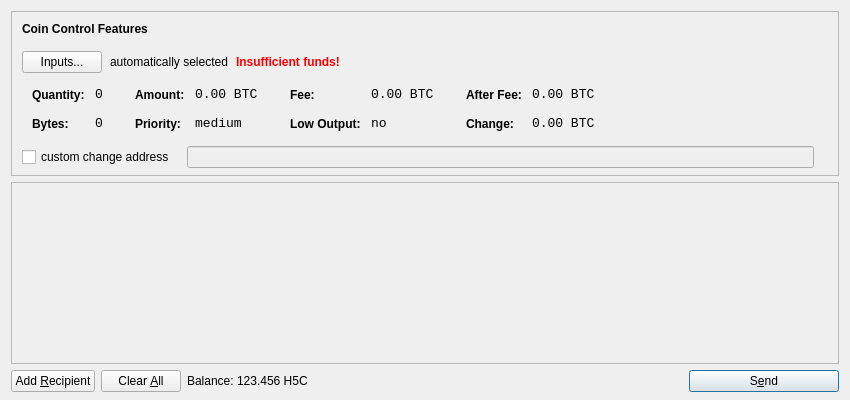
<?xml version="1.0" encoding="UTF-8"?>
<ui version="4.0">
 <class>SendCoinsDialog</class>
 <widget class="QDialog" name="SendCoinsDialog">
  <property name="geometry">
   <rect>
    <x>0</x>
    <y>0</y>
    <width>850</width>
    <height>400</height>
   </rect>
  </property>
  <property name="windowTitle">
   <string>Send Coins</string>
  </property>
  <layout class="QVBoxLayout" name="verticalLayout" stretch="0,1,0">
   <property name="bottomMargin">
    <number>8</number>
   </property>
   <item>
    <widget class="QFrame" name="frameCoinControl">
     <property name="sizePolicy">
      <sizepolicy hsizetype="Expanding" vsizetype="Expanding">
       <horstretch>0</horstretch>
       <verstretch>0</verstretch>
      </sizepolicy>
     </property>
     <property name="maximumSize">
      <size>
       <width>16777215</width>
       <height>16777215</height>
      </size>
     </property>
     <property name="frameShape">
      <enum>QFrame::StyledPanel</enum>
     </property>
     <property name="frameShadow">
      <enum>QFrame::Sunken</enum>
     </property>
     <layout class="QVBoxLayout" name="verticalLayoutCoinControl2">
      <property name="spacing">
       <number>-1</number>
      </property>
      <property name="leftMargin">
       <number>0</number>
      </property>
      <property name="topMargin">
       <number>0</number>
      </property>
      <property name="rightMargin">
       <number>0</number>
      </property>
      <property name="bottomMargin">
       <number>6</number>
      </property>
      <item>
       <layout class="QVBoxLayout" name="verticalLayoutCoinControl" stretch="0,0,0,0,1">
        <property name="spacing">
         <number>0</number>
        </property>
        <property name="leftMargin">
         <number>10</number>
        </property>
        <property name="topMargin">
         <number>10</number>
        </property>
        <item>
         <layout class="QHBoxLayout" name="horizontalLayoutCoinControl1">
          <property name="bottomMargin">
           <number>15</number>
          </property>
          <item>
           <widget class="QLabel" name="labelCoinControlFeatures">
            <property name="sizePolicy">
             <sizepolicy hsizetype="Preferred" vsizetype="Maximum">
              <horstretch>0</horstretch>
              <verstretch>0</verstretch>
             </sizepolicy>
            </property>
            <property name="font">
             <font>
              <weight>75</weight>
              <bold>true</bold>
             </font>
            </property>
            <property name="styleSheet">
             <string notr="true">font-weight:bold;</string>
            </property>
            <property name="text">
             <string>Coin Control Features</string>
            </property>
           </widget>
          </item>
         </layout>
        </item>
        <item>
         <layout class="QHBoxLayout" name="horizontalLayoutCoinControl2" stretch="0,0,0,0">
          <property name="spacing">
           <number>8</number>
          </property>
          <property name="bottomMargin">
           <number>10</number>
          </property>
          <item>
           <widget class="QPushButton" name="pushButtonCoinControl">
            <property name="styleSheet">
             <string notr="true"/>
            </property>
            <property name="text">
             <string>Inputs...</string>
            </property>
           </widget>
          </item>
          <item>
           <widget class="QLabel" name="labelCoinControlAutomaticallySelected">
            <property name="text">
             <string>automatically selected</string>
            </property>
            <property name="margin">
             <number>5</number>
            </property>
           </widget>
          </item>
          <item>
           <widget class="QLabel" name="labelCoinControlInsuffFunds">
            <property name="font">
             <font>
              <weight>75</weight>
              <bold>true</bold>
             </font>
            </property>
            <property name="styleSheet">
             <string notr="true">color:red;font-weight:bold;</string>
            </property>
            <property name="text">
             <string>Insufficient funds!</string>
            </property>
            <property name="margin">
             <number>5</number>
            </property>
           </widget>
          </item>
          <item>
           <spacer name="horizontalSpacerCoinControl">
            <property name="orientation">
             <enum>Qt::Horizontal</enum>
            </property>
            <property name="sizeHint" stdset="0">
             <size>
              <width>40</width>
              <height>1</height>
             </size>
            </property>
           </spacer>
          </item>
         </layout>
        </item>
        <item>
         <widget class="QWidget" name="widgetCoinControl" native="true">
          <property name="sizePolicy">
           <sizepolicy hsizetype="Preferred" vsizetype="Preferred">
            <horstretch>0</horstretch>
            <verstretch>0</verstretch>
           </sizepolicy>
          </property>
          <property name="minimumSize">
           <size>
            <width>0</width>
            <height>0</height>
           </size>
          </property>
          <property name="styleSheet">
           <string notr="true"/>
          </property>
          <layout class="QHBoxLayout" name="horizontalLayoutCoinControl5">
           <property name="margin">
            <number>0</number>
           </property>
           <item>
            <layout class="QHBoxLayout" name="horizontalLayoutCoinControl3" stretch="0,0,0,1">
             <property name="spacing">
              <number>20</number>
             </property>
             <property name="topMargin">
              <number>0</number>
             </property>
             <property name="bottomMargin">
              <number>10</number>
             </property>
             <item>
              <layout class="QFormLayout" name="formLayoutCoinControl1">
               <property name="horizontalSpacing">
                <number>10</number>
               </property>
               <property name="verticalSpacing">
                <number>14</number>
               </property>
               <property name="leftMargin">
                <number>10</number>
               </property>
               <property name="topMargin">
                <number>4</number>
               </property>
               <property name="rightMargin">
                <number>6</number>
               </property>
               <item row="0" column="0">
                <widget class="QLabel" name="labelCoinControlQuantityText">
                 <property name="styleSheet">
                  <string notr="true">font-weight:bold;</string>
                 </property>
                 <property name="text">
                  <string>Quantity:</string>
                 </property>
                 <property name="margin">
                  <number>0</number>
                 </property>
                </widget>
               </item>
               <item row="0" column="1">
                <widget class="QLabel" name="labelCoinControlQuantity">
                 <property name="font">
                  <font>
                   <family>Monospace</family>
                   <pointsize>10</pointsize>
                  </font>
                 </property>
                 <property name="cursor">
                  <cursorShape>IBeamCursor</cursorShape>
                 </property>
                 <property name="contextMenuPolicy">
                  <enum>Qt::ActionsContextMenu</enum>
                 </property>
                 <property name="text">
                  <string notr="true">0</string>
                 </property>
                 <property name="margin">
                  <number>0</number>
                 </property>
                 <property name="textInteractionFlags">
                  <set>Qt::LinksAccessibleByMouse|Qt::TextSelectableByKeyboard|Qt::TextSelectableByMouse</set>
                 </property>
                </widget>
               </item>
               <item row="1" column="0">
                <widget class="QLabel" name="labelCoinControlBytesText">
                 <property name="styleSheet">
                  <string notr="true">font-weight:bold;</string>
                 </property>
                 <property name="text">
                  <string>Bytes:</string>
                 </property>
                </widget>
               </item>
               <item row="1" column="1">
                <widget class="QLabel" name="labelCoinControlBytes">
                 <property name="font">
                  <font>
                   <family>Monospace</family>
                   <pointsize>10</pointsize>
                  </font>
                 </property>
                 <property name="cursor">
                  <cursorShape>IBeamCursor</cursorShape>
                 </property>
                 <property name="contextMenuPolicy">
                  <enum>Qt::ActionsContextMenu</enum>
                 </property>
                 <property name="text">
                  <string notr="true">0</string>
                 </property>
                 <property name="textInteractionFlags">
                  <set>Qt::LinksAccessibleByMouse|Qt::TextSelectableByKeyboard|Qt::TextSelectableByMouse</set>
                 </property>
                </widget>
               </item>
              </layout>
             </item>
             <item>
              <layout class="QFormLayout" name="formLayoutCoinControl2">
               <property name="horizontalSpacing">
                <number>10</number>
               </property>
               <property name="verticalSpacing">
                <number>14</number>
               </property>
               <property name="leftMargin">
                <number>6</number>
               </property>
               <property name="topMargin">
                <number>4</number>
               </property>
               <property name="rightMargin">
                <number>6</number>
               </property>
               <item row="0" column="0">
                <widget class="QLabel" name="labelCoinControlAmountText">
                 <property name="styleSheet">
                  <string notr="true">font-weight:bold;</string>
                 </property>
                 <property name="text">
                  <string>Amount:</string>
                 </property>
                 <property name="margin">
                  <number>0</number>
                 </property>
                </widget>
               </item>
               <item row="0" column="1">
                <widget class="QLabel" name="labelCoinControlAmount">
                 <property name="font">
                  <font>
                   <family>Monospace</family>
                   <pointsize>10</pointsize>
                  </font>
                 </property>
                 <property name="cursor">
                  <cursorShape>IBeamCursor</cursorShape>
                 </property>
                 <property name="contextMenuPolicy">
                  <enum>Qt::ActionsContextMenu</enum>
                 </property>
                 <property name="text">
                  <string notr="true">0.00 BTC</string>
                 </property>
                 <property name="textInteractionFlags">
                  <set>Qt::LinksAccessibleByMouse|Qt::TextSelectableByKeyboard|Qt::TextSelectableByMouse</set>
                 </property>
                </widget>
               </item>
               <item row="1" column="0">
                <widget class="QLabel" name="labelCoinControlPriorityText">
                 <property name="styleSheet">
                  <string notr="true">font-weight:bold;</string>
                 </property>
                 <property name="text">
                  <string>Priority:</string>
                 </property>
                </widget>
               </item>
               <item row="1" column="1">
                <widget class="QLabel" name="labelCoinControlPriority">
                 <property name="font">
                  <font>
                   <family>Monospace</family>
                   <pointsize>10</pointsize>
                  </font>
                 </property>
                 <property name="cursor">
                  <cursorShape>IBeamCursor</cursorShape>
                 </property>
                 <property name="contextMenuPolicy">
                  <enum>Qt::ActionsContextMenu</enum>
                 </property>
                 <property name="text">
                  <string>medium</string>
                 </property>
                 <property name="textInteractionFlags">
                  <set>Qt::LinksAccessibleByMouse|Qt::TextSelectableByKeyboard|Qt::TextSelectableByMouse</set>
                 </property>
                </widget>
               </item>
              </layout>
             </item>
             <item>
              <layout class="QFormLayout" name="formLayoutCoinControl3">
               <property name="horizontalSpacing">
                <number>10</number>
               </property>
               <property name="verticalSpacing">
                <number>14</number>
               </property>
               <property name="leftMargin">
                <number>6</number>
               </property>
               <property name="topMargin">
                <number>4</number>
               </property>
               <property name="rightMargin">
                <number>6</number>
               </property>
               <item row="0" column="0">
                <widget class="QLabel" name="labelCoinControlFeeText">
                 <property name="styleSheet">
                  <string notr="true">font-weight:bold;</string>
                 </property>
                 <property name="text">
                  <string>Fee:</string>
                 </property>
                 <property name="margin">
                  <number>0</number>
                 </property>
                </widget>
               </item>
               <item row="0" column="1">
                <widget class="QLabel" name="labelCoinControlFee">
                 <property name="font">
                  <font>
                   <family>Monospace</family>
                   <pointsize>10</pointsize>
                  </font>
                 </property>
                 <property name="cursor">
                  <cursorShape>IBeamCursor</cursorShape>
                 </property>
                 <property name="contextMenuPolicy">
                  <enum>Qt::ActionsContextMenu</enum>
                 </property>
                 <property name="text">
                  <string notr="true">0.00 BTC</string>
                 </property>
                 <property name="textInteractionFlags">
                  <set>Qt::LinksAccessibleByMouse|Qt::TextSelectableByKeyboard|Qt::TextSelectableByMouse</set>
                 </property>
                </widget>
               </item>
               <item row="1" column="0">
                <widget class="QLabel" name="labelCoinControlLowOutputText">
                 <property name="styleSheet">
                  <string notr="true">font-weight:bold;</string>
                 </property>
                 <property name="text">
                  <string>Low Output:</string>
                 </property>
                </widget>
               </item>
               <item row="1" column="1">
                <widget class="QLabel" name="labelCoinControlLowOutput">
                 <property name="font">
                  <font>
                   <family>Monospace</family>
                   <pointsize>10</pointsize>
                  </font>
                 </property>
                 <property name="cursor">
                  <cursorShape>IBeamCursor</cursorShape>
                 </property>
                 <property name="contextMenuPolicy">
                  <enum>Qt::ActionsContextMenu</enum>
                 </property>
                 <property name="text">
                  <string>no</string>
                 </property>
                 <property name="textInteractionFlags">
                  <set>Qt::LinksAccessibleByMouse|Qt::TextSelectableByKeyboard|Qt::TextSelectableByMouse</set>
                 </property>
                </widget>
               </item>
              </layout>
             </item>
             <item>
              <layout class="QFormLayout" name="formLayoutCoinControl4">
               <property name="horizontalSpacing">
                <number>10</number>
               </property>
               <property name="verticalSpacing">
                <number>14</number>
               </property>
               <property name="leftMargin">
                <number>6</number>
               </property>
               <property name="topMargin">
                <number>4</number>
               </property>
               <property name="rightMargin">
                <number>6</number>
               </property>
               <item row="0" column="0">
                <widget class="QLabel" name="labelCoinControlAfterFeeText">
                 <property name="styleSheet">
                  <string notr="true">font-weight:bold;</string>
                 </property>
                 <property name="text">
                  <string>After Fee:</string>
                 </property>
                 <property name="margin">
                  <number>0</number>
                 </property>
                </widget>
               </item>
               <item row="0" column="1">
                <widget class="QLabel" name="labelCoinControlAfterFee">
                 <property name="font">
                  <font>
                   <family>Monospace</family>
                   <pointsize>10</pointsize>
                  </font>
                 </property>
                 <property name="cursor">
                  <cursorShape>IBeamCursor</cursorShape>
                 </property>
                 <property name="contextMenuPolicy">
                  <enum>Qt::ActionsContextMenu</enum>
                 </property>
                 <property name="text">
                  <string notr="true">0.00 BTC</string>
                 </property>
                 <property name="textInteractionFlags">
                  <set>Qt::LinksAccessibleByMouse|Qt::TextSelectableByKeyboard|Qt::TextSelectableByMouse</set>
                 </property>
                </widget>
               </item>
               <item row="1" column="0">
                <widget class="QLabel" name="labelCoinControlChangeText">
                 <property name="styleSheet">
                  <string notr="true">font-weight:bold;</string>
                 </property>
                 <property name="text">
                  <string>Change:</string>
                 </property>
                </widget>
               </item>
               <item row="1" column="1">
                <widget class="QLabel" name="labelCoinControlChange">
                 <property name="font">
                  <font>
                   <family>Monospace</family>
                   <pointsize>10</pointsize>
                  </font>
                 </property>
                 <property name="cursor">
                  <cursorShape>IBeamCursor</cursorShape>
                 </property>
                 <property name="contextMenuPolicy">
                  <enum>Qt::ActionsContextMenu</enum>
                 </property>
                 <property name="text">
                  <string notr="true">0.00 BTC</string>
                 </property>
                 <property name="textInteractionFlags">
                  <set>Qt::LinksAccessibleByMouse|Qt::TextSelectableByKeyboard|Qt::TextSelectableByMouse</set>
                 </property>
                </widget>
               </item>
              </layout>
             </item>
            </layout>
           </item>
          </layout>
         </widget>
        </item>
        <item>
         <layout class="QHBoxLayout" name="horizontalLayoutCoinControl4" stretch="0,0,0">
          <property name="spacing">
           <number>12</number>
          </property>
          <property name="sizeConstraint">
           <enum>QLayout::SetDefaultConstraint</enum>
          </property>
          <property name="topMargin">
           <number>5</number>
          </property>
          <property name="rightMargin">
           <number>5</number>
          </property>
          <item>
           <widget class="QCheckBox" name="checkBoxCoinControlChange">
            <property name="text">
             <string>custom change address</string>
            </property>
           </widget>
          </item>
          <item>
           <widget class="QLineEdit" name="lineEditCoinControlChange">
            <property name="enabled">
             <bool>false</bool>
            </property>
            <property name="sizePolicy">
             <sizepolicy hsizetype="Expanding" vsizetype="Fixed">
              <horstretch>0</horstretch>
              <verstretch>0</verstretch>
             </sizepolicy>
            </property>
           </widget>
          </item>
          <item>
           <widget class="QLabel" name="labelCoinControlChangeLabel">
            <property name="sizePolicy">
             <sizepolicy hsizetype="Preferred" vsizetype="Expanding">
              <horstretch>0</horstretch>
              <verstretch>0</verstretch>
             </sizepolicy>
            </property>
            <property name="minimumSize">
             <size>
              <width>0</width>
              <height>0</height>
             </size>
            </property>
            <property name="text">
             <string/>
            </property>
            <property name="margin">
             <number>3</number>
            </property>
           </widget>
          </item>
         </layout>
        </item>
        <item>
         <spacer name="verticalSpacerCoinControl">
          <property name="orientation">
           <enum>Qt::Vertical</enum>
          </property>
          <property name="sizeHint" stdset="0">
           <size>
            <width>800</width>
            <height>1</height>
           </size>
          </property>
         </spacer>
        </item>
       </layout>
      </item>
     </layout>
    </widget>
   </item>
   <item>
    <widget class="QScrollArea" name="scrollArea">
     <property name="widgetResizable">
      <bool>true</bool>
     </property>
     <widget class="QWidget" name="scrollAreaWidgetContents">
      <property name="geometry">
       <rect>
        <x>0</x>
        <y>0</y>
        <width>830</width>
        <height>165</height>
       </rect>
      </property>
      <layout class="QVBoxLayout" name="verticalLayout_2">
       <property name="margin">
        <number>0</number>
       </property>
       <item>
        <layout class="QVBoxLayout" name="entries">
         <property name="spacing">
          <number>6</number>
         </property>
        </layout>
       </item>
       <item>
        <spacer name="verticalSpacer">
         <property name="orientation">
          <enum>Qt::Vertical</enum>
         </property>
         <property name="sizeHint" stdset="0">
          <size>
           <width>20</width>
           <height>40</height>
          </size>
         </property>
        </spacer>
       </item>
      </layout>
     </widget>
    </widget>
   </item>
   <item>
    <layout class="QHBoxLayout" name="horizontalLayout">
     <item>
      <widget class="QPushButton" name="addButton">
       <property name="toolTip">
        <string>Send to multiple recipients at once</string>
       </property>
       <property name="text">
        <string>Add &amp;Recipient</string>
       </property>
       <property name="icon">
        <iconset resource="../bitcoin.qrc">
         <normaloff>:/icons/add</normaloff>:/icons/add</iconset>
       </property>
       <property name="autoDefault">
        <bool>false</bool>
       </property>
      </widget>
     </item>
     <item>
      <widget class="QPushButton" name="clearButton">
       <property name="sizePolicy">
        <sizepolicy hsizetype="Minimum" vsizetype="Fixed">
         <horstretch>0</horstretch>
         <verstretch>0</verstretch>
        </sizepolicy>
       </property>
       <property name="toolTip">
        <string>Remove all transaction fields</string>
       </property>
       <property name="text">
        <string>Clear &amp;All</string>
       </property>
       <property name="icon">
        <iconset resource="../bitcoin.qrc">
         <normaloff>:/icons/remove</normaloff>:/icons/remove</iconset>
       </property>
       <property name="autoRepeatDelay">
        <number>300</number>
       </property>
       <property name="autoDefault">
        <bool>false</bool>
       </property>
      </widget>
     </item>
     <item>
      <layout class="QHBoxLayout" name="horizontalLayout_2">
       <property name="spacing">
        <number>3</number>
       </property>
       <item>
        <widget class="QLabel" name="label">
         <property name="text">
          <string>Balance:</string>
         </property>
        </widget>
       </item>
       <item>
        <widget class="QLabel" name="labelBalance">
         <property name="cursor">
          <cursorShape>IBeamCursor</cursorShape>
         </property>
         <property name="text">
          <string>123.456 H5C</string>
         </property>
         <property name="textInteractionFlags">
          <set>Qt::LinksAccessibleByMouse|Qt::TextSelectableByKeyboard|Qt::TextSelectableByMouse</set>
         </property>
        </widget>
       </item>
      </layout>
     </item>
     <item>
      <spacer name="horizontalSpacer">
       <property name="orientation">
        <enum>Qt::Horizontal</enum>
       </property>
       <property name="sizeHint" stdset="0">
        <size>
         <width>40</width>
         <height>20</height>
        </size>
       </property>
      </spacer>
     </item>
     <item>
      <widget class="QPushButton" name="sendButton">
       <property name="minimumSize">
        <size>
         <width>150</width>
         <height>0</height>
        </size>
       </property>
       <property name="toolTip">
        <string>Confirm the send action</string>
       </property>
       <property name="text">
        <string>S&amp;end</string>
       </property>
       <property name="icon">
        <iconset resource="../bitcoin.qrc">
         <normaloff>:/icons/send</normaloff>:/icons/send</iconset>
       </property>
       <property name="default">
        <bool>true</bool>
       </property>
      </widget>
     </item>
    </layout>
   </item>
  </layout>
 </widget>
 <resources>
  <include location="../bitcoin.qrc"/>
 </resources>
 <connections/>
</ui>
